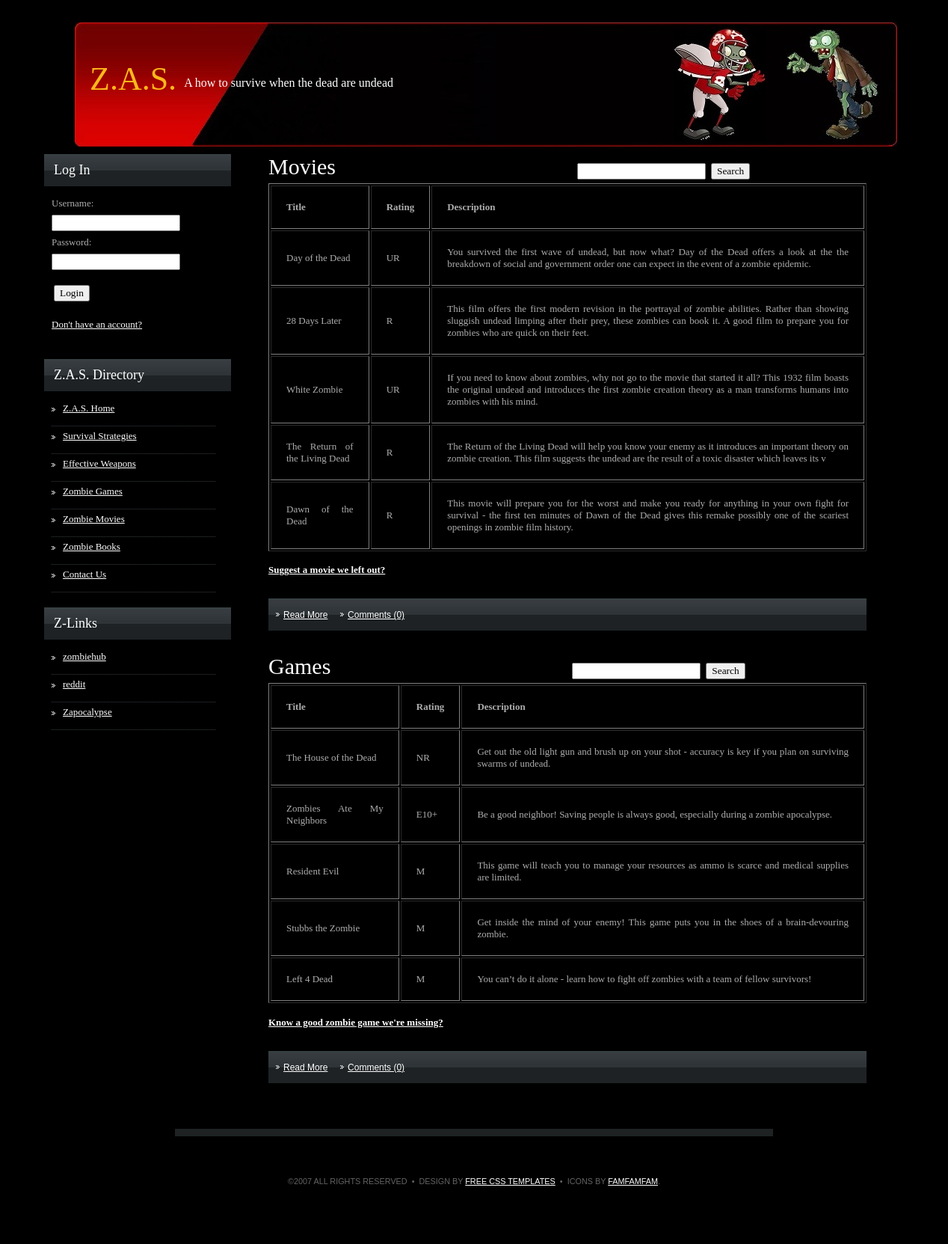
Screenshot of /entertainment.php with the database file from the repository.
### tables this page shows
CREATE TABLE `z_films` (
  `film_id` int(11) NOT NULL AUTO_INCREMENT,
  `title` varchar(50) DEFAULT NULL,
  `mpaa_rating` varchar(4) DEFAULT NULL,
  `run_time` int(4) DEFAULT NULL,
  `year_released` int(4) DEFAULT NULL,
  `reasoning` varchar(240) DEFAULT NULL,
  PRIMARY KEY (`film_id`)
);

CREATE TABLE `z_games` (
  `game_id` int(11) NOT NULL AUTO_INCREMENT,
  `title` varchar(50) DEFAULT NULL,
  `esrb_rating` varchar(5) DEFAULT NULL,
  `year_released` int(11) DEFAULT NULL,
  `reasoning` varchar(240) DEFAULT NULL,
  PRIMARY KEY (`game_id`)
);

### entertainment.php (the view, shortened to what this page needs)
<?php session_start(); ?><!DOCTYPE html PUBLIC "-//W3C//DTD XHTML 1.0 Strict//EN" "http://www.w3.org/TR/xhtml1/DTD/xhtml1-strict.dtd">
<html xmlns="http://www.w3.org/1999/xhtml">
<head>
<link href="style.css" rel="stylesheet" type="text/css" media="screen" />
</head>
<body>
<div id="wrapper">
<?php
	include 'header.php';
?>
<div id="page">
	<div id="content">
		<div class="post">
			<h1 class="title">
			<form action="entertainment.php" method="post" class="searchform">
			Movies
			&nbsp;&nbsp;&nbsp;&nbsp;&nbsp;&nbsp;&nbsp;&nbsp;&nbsp;&nbsp;&nbsp;&nbsp;
			&nbsp;&nbsp;&nbsp;&nbsp;&nbsp;&nbsp;&nbsp;&nbsp;&nbsp;&nbsp;&nbsp;&nbsp;
			&nbsp;&nbsp;&nbsp;&nbsp;&nbsp;&nbsp;&nbsp;&nbsp;&nbsp;&nbsp;&nbsp;&nbsp;
			&nbsp;&nbsp;
					<input type="text" id="searchm" name="searchm" />
					<input type="submit" class="formbutton" value="Search" />
			</form>
			</h1>
			<div class="movies">
<?php
	if($_POST['searchm'] != null)
	{
		$search_value = mysql_real_escape_string($_POST['searchm']);
		$result = mysql_query("SELECT * FROM z_films WHERE title LIKE '%".$search_value."%' OR mpaa_rating LIKE '%".$search_value."%'");
	}
	else
	{
		$result = mysql_query("SELECT * FROM z_films ORDER BY film_id DESC LIMIT 5");
	}
	echo "<table border=1 cellpadding=20>
		<tr>
		<th>Title</th>
		<th>Rating</th>
		<th>Description</th>
		</tr>";
	while($row = mysql_fetch_array($result))
	   {
	   echo "<tr>";
	   echo "<td>" . $row['title'] . "</td>";
	   echo "<td>" . $row['mpaa_rating'] . "</td>";
	   echo "<td>" . $row['reasoning'] . "</td>";
	   echo "</tr>";
	   }
	   echo "</table>";
?>
	 <h4><a href="movieSubmit.php">Suggest a movie we left out?</a></h4>
			</div>
			<p class="meta"><a href="#" class="more">Read More</a> &nbsp;&nbsp;&nbsp; <a href="#" class="comments">Comments (0)</a></p>
		</div>
		<div class="post">
			<h1 class="title">
			<form action="entertainment.php" method="post" class="searchform">
			Games
			&nbsp;&nbsp;&nbsp;&nbsp;&nbsp;&nbsp;&nbsp;&nbsp;&nbsp;&nbsp;&nbsp;&nbsp;
			&nbsp;&nbsp;&nbsp;&nbsp;&nbsp;&nbsp;&nbsp;&nbsp;&nbsp;&nbsp;&nbsp;&nbsp;
			&nbsp;&nbsp;&nbsp;&nbsp;&nbsp;&nbsp;&nbsp;&nbsp;&nbsp;&nbsp;&nbsp;&nbsp;
			&nbsp;&nbsp;
					<input type="text" id="searchg" name="searchg" />
					<input type="submit" class="formbutton" value="Search" />
			</form>
			</h1>
			<div class="games">
<?php
	if($_POST['searchg'] != null)
	{
		$search_value = mysql_real_escape_string($_POST['searchg']);
		$result = mysql_query("SELECT * FROM z_games WHERE title LIKE '%".$search_value."%' OR esrb_rating LIKE '%".$search_value."%'");
	}
	else
	{
		$result = mysql_query("SELECT * FROM z_games ORDER BY game_id DESC LIMIT 5");
	}
	echo "<table border=1 cellpadding=20>
		<tr>
		<th>Title</th>
		<th>Rating</th>
		<th>Description</th>
		</tr>";
	while($row = mysql_fetch_array($result))
	   {
	   echo "<tr>";
	   echo "<td>" . $row['title'] . "</td>";
	   echo "<td>" . $row['esrb_rating'] . "</td>";
	   echo "<td>" . $row['reasoning'] . "</td>";
	   echo "</tr>";
	   }
	   echo "</table>";
?>
              <h4><a href="gameSubmit.php">Know a good zombie game we're missing? </a></h4>
			</div>
			<p class="meta"><a href="#" class="more">Read More</a> &nbsp;&nbsp;&nbsp; <a href="#" class="comments">Comments (0)</a></p>
		</div>
	</div>
	<?php
		include "sidebar.php";
	?>
</div>
</div>
<div id="footer">
	<p>&copy;2007 All Rights Reserved &nbsp;&bull;&nbsp; Design by <a href="http://www.freecsstemplates.org/">Free CSS Templates</a> &nbsp;&bull;&nbsp; Icons by <a href="http://www.famfamfam.com/">FAMFAMFAM</a>.</p>
</div>
</body>
</html>

### style.css (style rules this page uses)
body { margin-top: 30px; padding: 0; background: #000000; font-size: 13px; text-align: justify; color: #ADADAD; }
body, th, td, input, textarea, select, option { font-family: "Trebuchet MS", "Times New Roman", Arial, Times, serif; }
h1, h2, h3 { font-family: Arial, Helvetica, sans-serif; font-weight: normal; color: #819CDB; }
h1 { font-size: 36px; }
p, ul, ol { line-height: 200%; }
a { color: #FFFFFF; }
#page { width: 1250px; margin: 0 auto; }
#content { float: right; width: 800px; margin: 0; margin-bottom: 30px; margin-right: 100px; }
.post { padding: 0px 0px 0 0px; }
.title { margin: 0; padding-bottom: 5px; font-size: 30px; font-family: Georgia, "Times New Roman", Times, serif; color: #FFFFFF; }
.meta { text-align: left; color: #646464; padding: 10px 10px; margin: 30px 0; background: url(images/img02.jpg) repeat-x left top; //text-transform: uppercase; font-family: Arial, Helvetica, sans-serif; font-size: 12px; }
.meta .more { background: url(images/img03.gif) no-repeat 0px 45%; padding-left: 10px; }
.meta .comments { background: url(images/img03.gif) no-repeat 0px 45%; padding-left: 10px; }
#footer { clear: both; height: 136px; width: 800px; margin: 0 auto; border-top: 10px solid #1E2223; text-align: center; font-size: smaller; font-family: Arial, Helvetica, sans-serif; color: #646464; }
#footer p { padding-top: 40px; text-transform: uppercase; }
#footer p a { color: #FFFFFF; }

### rows the page displays
z_films: title "Day of the Dead", mpaa_rating "UR", reasoning "You survived the first wave of undead, but now what? Day of the Dead offers a look at the the breakdown of social and government order one can expect in the event of a zombie epidemic."
z_films: title "28 Days Later", mpaa_rating "R", reasoning "This film offers the first modern revision in the portrayal of zombie abilities. Rather than showing sluggish undead limping after their prey, these zombies can book it. A good film to prepare you for zombies who are quick on their feet."
z_films: title "White Zombie", mpaa_rating "UR", reasoning "If you need to know about zombies, why not go to the movie that started it all? This 1932 film boasts the original undead and introduces the first zombie creation theory as a man transforms humans into zombies with his mind."
z_films: title "The Return of the Living Dead", mpaa_rating "R", reasoning "The Return of the Living Dead will help you know your enemy as it introduces an important theory on zombie creation. This film suggests the undead are the result of a toxic disaster which leaves its v"
z_films: title "Dawn of the Dead", mpaa_rating "R", reasoning "This movie will prepare you for the worst and make you ready for anything in your own fight for survival - the first ten minutes of Dawn of the Dead gives this remake possibly one of the scariest openings in zombie film history."
z_games: title "The House of the Dead", esrb_rating "NR", reasoning "Get out the old light gun and brush up on your shot - accuracy is key if you plan on surviving swarms of undead."
z_games: title "Zombies Ate My Neighbors", esrb_rating "E10+", reasoning "Be a good neighbor! Saving people is always good, especially during a zombie apocalypse."
z_games: title "Resident Evil", esrb_rating "M", reasoning "This game will teach you to manage your resources as ammo is scarce and medical supplies are limited."
z_games: title "Stubbs the Zombie", esrb_rating "M", reasoning "Get inside the mind of your enemy! This game puts you in the shoes of a brain-devouring zombie."
z_games: title "Left 4 Dead", esrb_rating "M", reasoning "You can’t do it alone - learn how to fight off zombies with a team of fellow survivors!"
